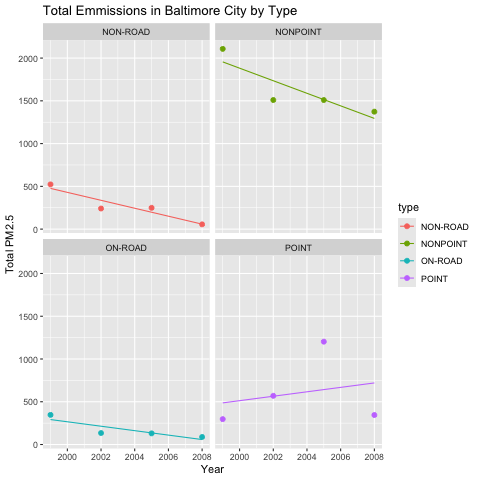

Generate this figure with R:
#3) Of the four types of sources indicated by the type (point, nonpoint, onroad, nonroad) 
#variable, which of these four sources have seen decreases in emissions from 1999–2008 
#for Baltimore City? Which have seen increases in emissions from 1999–2008? 
#Use the ggplot2 plotting system to make a plot answer this question.


# Four scatter plots w/ trend line for total emissions by year by type
#plots show that all decrease over time except "point" type 
#which increases most in 2002 and 2005 and then decreases in 2008

#load packages
library(dplyr)
library(ggplot2)
#open file device
png(filename = "plot3.png", width = 480, height = 480)
#group data by year and type to sum total emissions each year and type
baltimore_sumbytype <- baltimore %>%
    group_by(year, type) %>%
    summarise(total_Emissions = sum(Emissions))
#create ggplot using summary data with facets by type to create 4 plots and tread line
ggplot(baltimore_sumbytype, aes(x= as.numeric(year), y = total_Emissions, color = type))+
    facet_wrap(~type)+
    geom_point(size = 2)+
    geom_smooth(method = "lm", se = FALSE, lwd = .5)+
    labs(title = "Total Emmissions in Baltimore City by Type", 
         x = "Year", y = "Total PM2.5")
#close file device 
dev.off()
